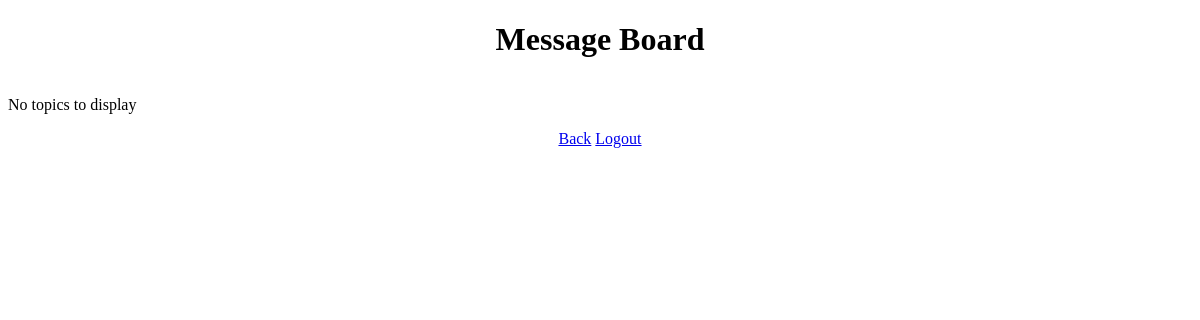
/mainsite/messageboard/myview/, run on an earlier commit of the app's database.
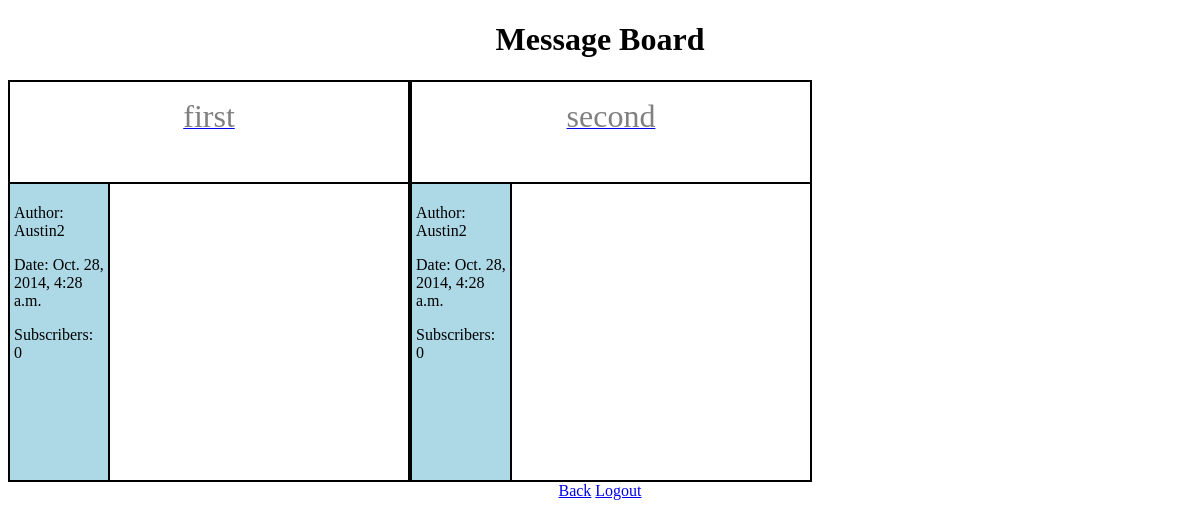
And on a later commit of the database.
### mainsite/models.py (models this page shows, shortened)
class Topic(models.Model):
    topic_name = models.CharField(max_length=200)
    pub_date = models.DateTimeField('date published', default=timezone.now)
    creator = models.ForeignKey(User, related_name='topics_created')
    subscriptions = models.ManyToManyField(User, related_name='subscribed_topics')

### mainsite/views.py (the view)
def myview(request):
    message_list = Message.objects.all().order_by('pub_date')[:5]
    topic_list = Topic.objects.all()
    return render(request, 'myview.html', {'topics': topic_list, 'messages': message_list})

### mainsite/templates/myview.html (shortened to what this page needs)
<!DOCTYPE html>
<html>
<head lang="en">
    {% load staticfiles %}
    <link rel="stylesheet" type="text/css" href="{% static 'mainsite/myview.css'%}"/>
</head>
<body>
    <div class="page">
        <h1> Message Board </h1>
        <div class="allTopics" align="center">
            {% for topic in topics %}
                <div class="topicBox">
                    <div class="title">
                        <p>
                            <a href="/mainsite/messageboard/{{ topic.id }}">
                                <font size="6" color="grey">{{ topic.topic_name }}</font>
                            </a>
                        </p>
                    </div>
                    <div class="info" align="left">
                        <p>Author: {{ topic.creator }}</p>
                        <p>Date: {{ topic.pub_date }}</p>
                        <p>Subscribers: {{ topic.subscriptions.count }}</p>
                    </div>
                    <div class="messages" align="left">
                    </div>
                </div>
            {% empty %}
                <p> No topics to display </p>
            {% endfor %}
        </div>
</div>
<div class="logout" align="center">
	<a href="/mainsite/messageboard/">Back</a>
    <a href="/mainsite/logout/">Logout</a>
</div>
</body>
</html>

What changed in the data, as far as the page shows it:
added Topic: topic_name "first", creator "Austin2", pub_date "Oct. 28, 2014, 4:28 a.m.", subscriptions.count "0"
added Topic: topic_name "second", creator "Austin2", pub_date "Oct. 28, 2014, 4:28 a.m.", subscriptions.count "0"
Also different on the page:
text no longer shown: "No topics to display"
